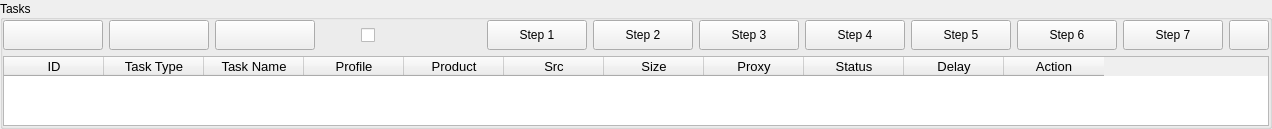
      <widget class="QGroupBox" name="group_box_tasks">
       <property name="sizePolicy">
        <sizepolicy hsizetype="Preferred" vsizetype="Expanding">
         <horstretch>0</horstretch>
         <verstretch>0</verstretch>
        </sizepolicy>
       </property>
       <property name="font">
        <font>
         <weight>50</weight>
         <bold>false</bold>
         <kerning>true</kerning>
        </font>
       </property>
       <property name="title">
        <string>Tasks</string>
       </property>
       <property name="alignment">
        <set>Qt::AlignLeading|Qt::AlignLeft|Qt::AlignVCenter</set>
       </property>
       <layout class="QVBoxLayout" name="verticalLayout_5">
        <property name="leftMargin">
         <number>0</number>
        </property>
        <property name="topMargin">
         <number>0</number>
        </property>
        <property name="rightMargin">
         <number>0</number>
        </property>
        <property name="bottomMargin">
         <number>0</number>
        </property>
        <item>
         <layout class="QHBoxLayout" name="horizontalLayout">
          <item>
           <widget class="QPushButton" name="push_button_start_tasks">
            <property name="sizePolicy">
             <sizepolicy hsizetype="Fixed" vsizetype="Fixed">
              <horstretch>0</horstretch>
              <verstretch>0</verstretch>
             </sizepolicy>
            </property>
            <property name="minimumSize">
             <size>
              <width>100</width>
              <height>0</height>
             </size>
            </property>
            <property name="maximumSize">
             <size>
              <width>16777215</width>
              <height>30</height>
             </size>
            </property>
            <property name="text">
             <string/>
            </property>
           </widget>
          </item>
          <item>
           <widget class="QPushButton" name="push_button_stop_tasks">
            <property name="sizePolicy">
             <sizepolicy hsizetype="Fixed" vsizetype="Fixed">
              <horstretch>0</horstretch>
              <verstretch>0</verstretch>
             </sizepolicy>
            </property>
            <property name="minimumSize">
             <size>
              <width>100</width>
              <height>0</height>
             </size>
            </property>
            <property name="maximumSize">
             <size>
              <width>16777215</width>
              <height>30</height>
             </size>
            </property>
            <property name="text">
             <string/>
            </property>
           </widget>
          </item>
          <item>
           <widget class="QPushButton" name="push_button_delete_tasks">
            <property name="sizePolicy">
             <sizepolicy hsizetype="Fixed" vsizetype="Fixed">
              <horstretch>0</horstretch>
              <verstretch>0</verstretch>
             </sizepolicy>
            </property>
            <property name="minimumSize">
             <size>
              <width>100</width>
              <height>0</height>
             </size>
            </property>
            <property name="maximumSize">
             <size>
              <width>16777215</width>
              <height>30</height>
             </size>
            </property>
            <property name="text">
             <string/>
            </property>
           </widget>
          </item>
          <item>
           <spacer name="horizontalSpacer">
            <property name="orientation">
             <enum>Qt::Horizontal</enum>
            </property>
            <property name="sizeType">
             <enum>QSizePolicy::Fixed</enum>
            </property>
            <property name="sizeHint" stdset="0">
             <size>
              <width>40</width>
              <height>20</height>
             </size>
            </property>
           </spacer>
          </item>
          <item>
           <widget class="QCheckBox" name="check_box_mask_proxies">
            <property name="sizePolicy">
             <sizepolicy hsizetype="Fixed" vsizetype="Fixed">
              <horstretch>0</horstretch>
              <verstretch>0</verstretch>
             </sizepolicy>
            </property>
            <property name="minimumSize">
             <size>
              <width>80</width>
              <height>30</height>
             </size>
            </property>
            <property name="maximumSize">
             <size>
              <width>80</width>
              <height>30</height>
             </size>
            </property>
            <property name="layoutDirection">
             <enum>Qt::LeftToRight</enum>
            </property>
            <property name="text">
             <string/>
            </property>
            <property name="tristate">
             <bool>true</bool>
            </property>
           </widget>
          </item>
          <item>
           <spacer name="horizontalSpacer_14">
            <property name="orientation">
             <enum>Qt::Horizontal</enum>
            </property>
            <property name="sizeHint" stdset="0">
             <size>
              <width>40</width>
              <height>20</height>
             </size>
            </property>
           </spacer>
          </item>
          <item>
           <widget class="QPushButton" name="pb_step_1">
            <property name="minimumSize">
             <size>
              <width>100</width>
              <height>30</height>
             </size>
            </property>
            <property name="maximumSize">
             <size>
              <width>16777215</width>
              <height>30</height>
             </size>
            </property>
            <property name="text">
             <string>Step 1</string>
            </property>
           </widget>
          </item>
          <item>
           <widget class="QPushButton" name="pb_step_2">
            <property name="minimumSize">
             <size>
              <width>100</width>
              <height>30</height>
             </size>
            </property>
            <property name="maximumSize">
             <size>
              <width>16777215</width>
              <height>30</height>
             </size>
            </property>
            <property name="text">
             <string>Step 2</string>
            </property>
           </widget>
          </item>
          <item>
           <widget class="QPushButton" name="pb_step_3">
            <property name="minimumSize">
             <size>
              <width>100</width>
              <height>30</height>
             </size>
            </property>
            <property name="maximumSize">
             <size>
              <width>16777215</width>
              <height>30</height>
             </size>
            </property>
            <property name="text">
             <string>Step 3</string>
            </property>
           </widget>
          </item>
          <item>
           <widget class="QPushButton" name="pb_step_4">
            <property name="sizePolicy">
             <sizepolicy hsizetype="Fixed" vsizetype="Fixed">
              <horstretch>0</horstretch>
              <verstretch>0</verstretch>
             </sizepolicy>
            </property>
            <property name="minimumSize">
             <size>
              <width>100</width>
              <height>30</height>
             </size>
            </property>
            <property name="maximumSize">
             <size>
              <width>16777215</width>
              <height>30</height>
             </size>
            </property>
            <property name="text">
             <string>Step 4</string>
            </property>
           </widget>
          </item>
          <item>
           <widget class="QPushButton" name="pb_step_5">
            <property name="minimumSize">
             <size>
              <width>100</width>
              <height>30</height>
             </size>
            </property>
            <property name="text">
             <string>Step 5</string>
            </property>
           </widget>
          </item>
          <item>
           <widget class="QPushButton" name="pb_step_6">
            <property name="sizePolicy">
             <sizepolicy hsizetype="Fixed" vsizetype="Fixed">
              <horstretch>0</horstretch>
              <verstretch>0</verstretch>
             </sizepolicy>
            </property>
            <property name="minimumSize">
             <size>
              <width>100</width>
              <height>30</height>
             </size>
            </property>
            <property name="maximumSize">
             <size>
              <width>16777215</width>
              <height>30</height>
             </size>
            </property>
            <property name="text">
             <string>Step 6</string>
            </property>
           </widget>
          </item>
          <item>
           <widget class="QPushButton" name="pb_step_7">
            <property name="sizePolicy">
             <sizepolicy hsizetype="Fixed" vsizetype="Fixed">
              <horstretch>0</horstretch>
              <verstretch>0</verstretch>
             </sizepolicy>
            </property>
            <property name="minimumSize">
             <size>
              <width>100</width>
              <height>30</height>
             </size>
            </property>
            <property name="maximumSize">
             <size>
              <width>16777215</width>
              <height>30</height>
             </size>
            </property>
            <property name="text">
             <string>Step 7</string>
            </property>
           </widget>
          </item>
          <item>
           <widget class="QPushButton" name="push_button_captcha">
            <property name="sizePolicy">
             <sizepolicy hsizetype="Fixed" vsizetype="Fixed">
              <horstretch>0</horstretch>
              <verstretch>0</verstretch>
             </sizepolicy>
            </property>
            <property name="maximumSize">
             <size>
              <width>16777215</width>
              <height>30</height>
             </size>
            </property>
            <property name="text">
             <string/>
            </property>
           </widget>
          </item>
         </layout>
        </item>
        <item>
         <widget class="QTableWidget" name="table_widget_tasks">
          <property name="font">
           <font>
            <pointsize>10</pointsize>
           </font>
          </property>
          <property name="mouseTracking">
           <bool>false</bool>
          </property>
          <property name="sizeAdjustPolicy">
           <enum>QAbstractScrollArea::AdjustToContents</enum>
          </property>
          <property name="editTriggers">
           <set>QAbstractItemView::NoEditTriggers</set>
          </property>
          <property name="selectionMode">
           <enum>QAbstractItemView::ExtendedSelection</enum>
          </property>
          <property name="selectionBehavior">
           <enum>QAbstractItemView::SelectRows</enum>
          </property>
          <property name="verticalScrollMode">
           <enum>QAbstractItemView::ScrollPerPixel</enum>
          </property>
          <property name="horizontalScrollMode">
           <enum>QAbstractItemView::ScrollPerPixel</enum>
          </property>
          <property name="showGrid">
           <bool>false</bool>
          </property>
          <property name="sortingEnabled">
           <bool>false</bool>
          </property>
          <property name="wordWrap">
           <bool>false</bool>
          </property>
          <attribute name="verticalHeaderMinimumSectionSize">
           <number>62</number>
          </attribute>
          <attribute name="verticalHeaderDefaultSectionSize">
           <number>62</number>
          </attribute>
          <attribute name="verticalHeaderShowSortIndicator" stdset="0">
           <bool>true</bool>
          </attribute>
          <column>
           <property name="text">
            <string>ID</string>
           </property>
          </column>
          <column>
           <property name="text">
            <string>Task Type</string>
           </property>
          </column>
          <column>
           <property name="text">
            <string>Task Name</string>
           </property>
          </column>
          <column>
           <property name="text">
            <string>Profile</string>
           </property>
          </column>
          <column>
           <property name="text">
            <string>Product</string>
           </property>
          </column>
          <column>
           <property name="text">
            <string>Src</string>
           </property>
          </column>
          <column>
           <property name="text">
            <string>Size</string>
           </property>
          </column>
          <column>
           <property name="text">
            <string>Proxy</string>
           </property>
          </column>
          <column>
           <property name="text">
            <string>Status</string>
           </property>
          </column>
          <column>
           <property name="text">
            <string>Delay</string>
           </property>
          </column>
          <column>
           <property name="text">
            <string>Action</string>
           </property>
          </column>
         </widget>
        </item>
       </layout>
      </widget>
